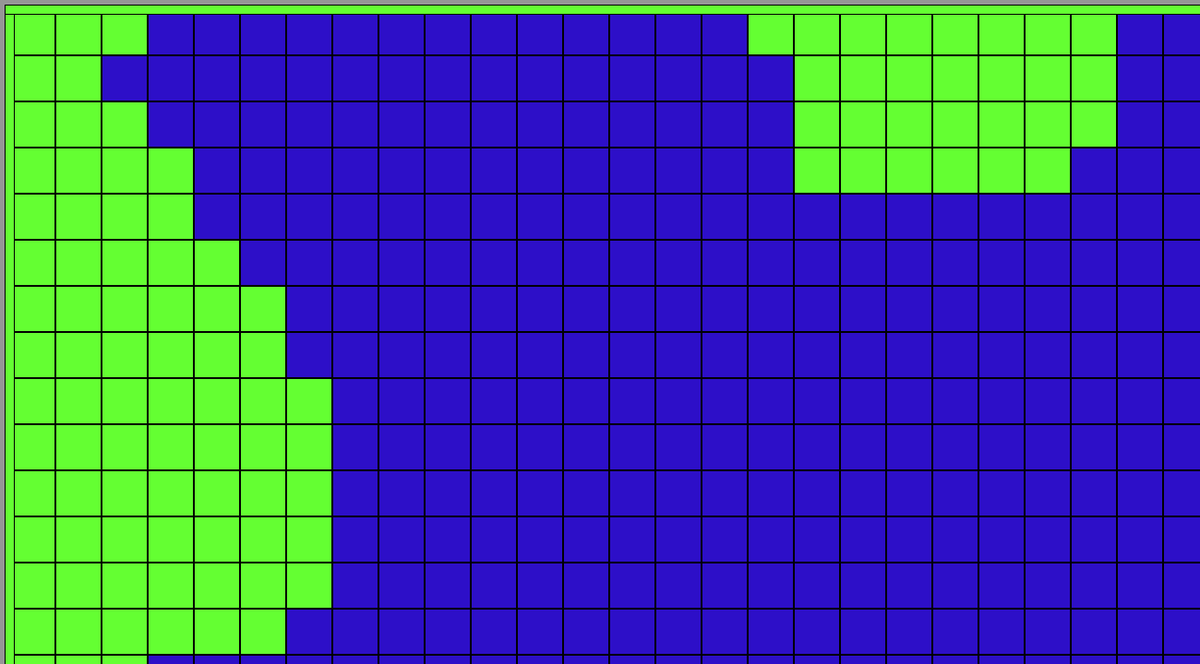
Frame 1 (no input)
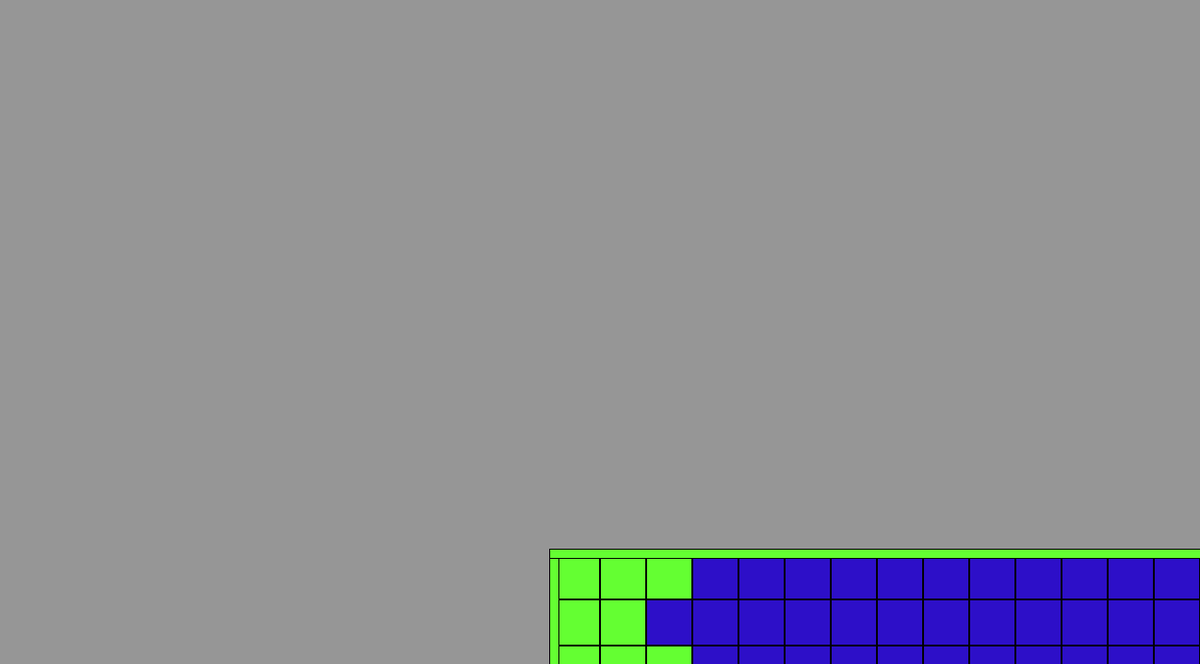
Frame 60 (the mouse pressed at the canvas centre just before this capture)
Frame 120 (the mouse held since frame 60 and released just before this capture): identical to frame 60, image omitted

The Processing sketch that drew these frames (run headless with seeded random() and noise(); from frame 60 on, the mouse is pressed at the canvas centre):

// Processing sketch: EcosystemSim
// ── EcosystemSim.pde
int gridScale, grdWidth, grdHeight;
Grid griddle;
float scale = 1;
float xPan = 0 /* width/2 */;
float yPan = 0 /* height/2 */;
float truMouseX;
float truMouseY;

void setup () {
  size(1300, 720);
  gridScale = 50;
  grdWidth = 100;
  grdHeight = 100;
  griddle = new Grid(0, 0, grdWidth, grdHeight);
  xPan = width/2;
  yPan = height/2;
  fill(0);
}

void draw () {
  truMouseX = (mouseX + xPan - width/2)/scale;
  truMouseY = (mouseY + yPan - height/2)/scale;
  
  
  if(mouseX > width - 75){
    xPan += 10; 
  } else if (mouseX < 75){
    xPan -= 10; 
  }
  
  if(mouseY > height - 75){
    yPan += 10; 
  } else if (mouseY < 75){
    yPan -= 10; 
  }
  
  
  background(150);
  pushMatrix();
  translate(-xPan, -yPan);
  translate(width/2, height/2);
  scale(scale);
  griddle.update();
  griddle.display();
  popMatrix();
}

void mouseWheel (MouseEvent event) {
  float scaleAmt = 1 + (.05 * event.getCount());
  
  scale *= scaleAmt;
  xPan *= scaleAmt;
  yPan *= scaleAmt;
}

// ── Cell.pde
class Cell {
  boolean filled;
  PVector gridPos;
  int borders;
  float n;
  
  Cell(int x_, int y_, boolean f_){
    gridPos = new PVector(x_, y_);
    filled = f_;
    n = noise(x_ * 0.1, y_ * 0.1);
  }
  
  void display(){
    if (n > .5){
      fill(100, 255, 50);
    } else {
      fill(45, 15, 200);
    }
    rect(gridPos.x * gridScale - .01, gridPos.y * gridScale - .01, gridScale + .03, gridScale + .03);
  }
  
  PVector getMouseGridspace() {
    int x, y;
    x = int(truMouseX/gridScale);
    y = int(truMouseY/gridScale);
    return new PVector(x, y);
  }
  
  boolean exists(int x, int y, Cell[][] cells) {
    boolean ifx, ify;
    ifx = true;
    ify = true;
    
    if(x < 0){
      if(x + gridPos.x < 0){
        ifx = false;
      }
    }
    if(x > 0){
      println(x + gridPos.x);
      println(cells[0].length);
      println(x + gridPos.x > cells[0].length);
      if(x + gridPos.x > cells[0].length - 1){
        ifx = false;
      }
    }
    
    if(y < 0){
      if(y + gridPos.y < 0){
        ify = false;
      }
    }
    if(y > 0){
      if(y + gridPos.y > cells.length - 1){
        ify = false;
      }
    }
    if(filled){
      println(ifx + ":" + ify);
    }
    return ifx && ify;
  }
   
  void update(){
     PVector maus = getMouseGridspace();
     if (int(maus.x) == gridPos.x && int(maus.y) == gridPos.y && mousePressed && mouseButton == LEFT){
       
     }
   }
}

// ── Grid.pde
class Grid {
  Cell[][] Cells;
  int gridWidth, gridHeight;
  float xPos, yPos;
  
  Grid(float x_, float y_, int gw_, int gh_){
    Cells = new Cell[gh_][gw_];
    gridWidth = gw_;
    gridHeight = gh_;
    xPos = x_;
    yPos = y_;
    for(int i = 0; i < gridHeight; i++){
      Cell[] tempCells = new Cell[gridWidth];
      for(int j = 0; j < gridWidth; j++){
        tempCells[j] = new Cell(j, i, false);
      }
      Cells[i] = tempCells;
    }
    
  }
  
  
  
  void display(){
    
    for(int i = 0; i < gridHeight; i++){
      for(int j = 0; j < gridWidth; j++){   
          Cells[i][j].display();
      }
    }
    
    //stroke(0);
    
    for(int i = 0; i < gridWidth; i++){
      line(xPos + gridScale * i, yPos, xPos + gridScale * i, yPos + gridHeight * gridScale);
    }
    
    for(int i = 0; i < gridHeight; i++){
      line(xPos, yPos + gridScale * i, xPos + gridWidth * gridScale, yPos + gridScale * i);
    }
    
    rectMode(CORNERS);
    rect(-5, -5, 5, gridHeight * gridScale);
    rect(-5, -5, gridWidth * gridScale, 5);
    rect(- 5, gridHeight * gridScale - 5, gridWidth * gridScale, gridHeight * gridScale + 5);
    rect(gridWidth * gridScale - 5, -5, gridWidth * gridScale + 5, gridHeight * gridScale);
    rectMode(CORNER);
    
  }
  
  void update() {
    for(int i = 0; i < gridHeight; i++){
      for(int j = 0; j < gridWidth; j++){   
          Cells[i][j].update();
      }
    }
  }
}
